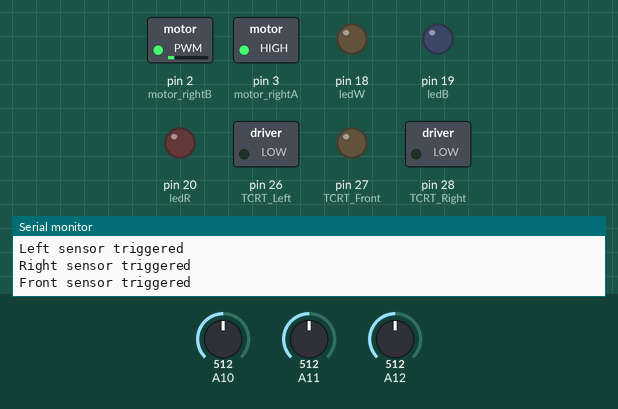
Recording of a sketch running on a simulated Arduino Mega 2560, built with avr-gcc and run on an emulated ATmega2560. Parts: switched loads named in the sketch (green lamp = pin HIGH), output pins drawn as LEDs (lit = HIGH), the last lines printed to the serial monitor. Dashed ring = blinking. Inputs (shaded band) come from the test bench; at power-on: A10 = 512, A12 = 512, A11 = 512.

Above: at 1.2 s.
1.3 s: A10 set to 886
4.3 s: A10 set to 911
At 4.7 s:
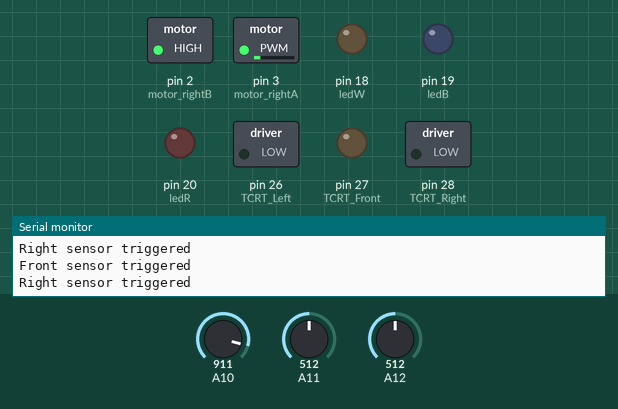
7.3 s: A12 set to 990
At 7.7 s:
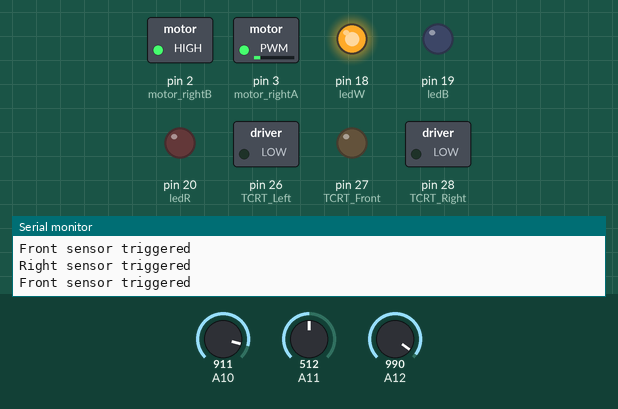
10.3 s: A11 set to 991
13.3 s: A11 set to 1018
At 13.7 s:
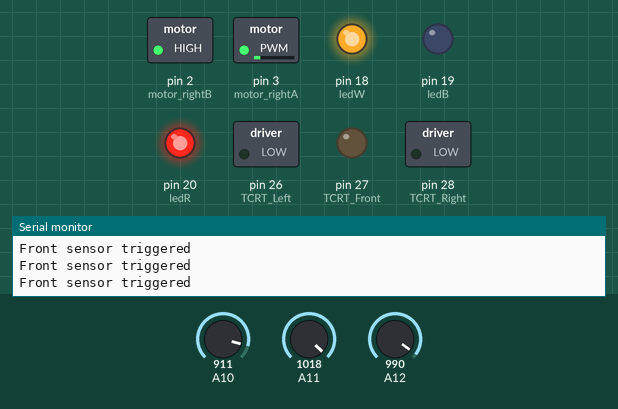
16.3 s: A12 set to 970
At 16.7 s:
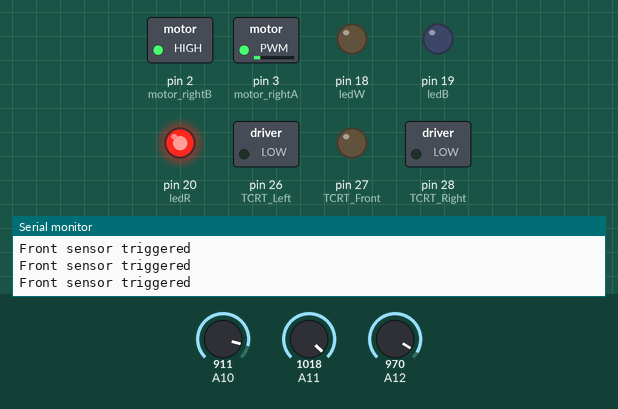
Timing chart, 0 to 20.3 s (numbered marks = the images above; inputs shaded):
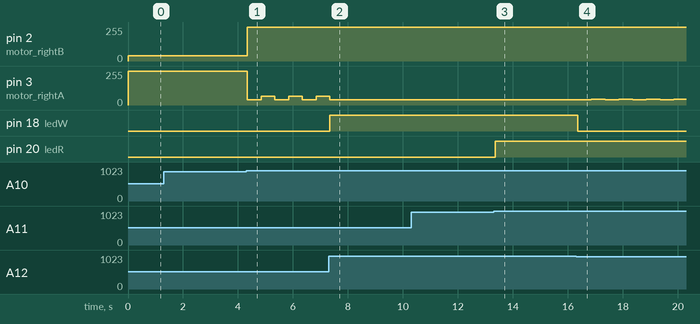

The sketch:

meesecode.ino
```cpp
// LED pins
int ledR = 20;
int ledW = 18;
int ledB = 19;

// motor pins
int motor_leftA = 0;   // pin0
int motor_leftB = 1;   // pin1
int motor_rightB = 2;  // pin2
int motor_rightA = 3;  // pin3

// TCRT pins
int TCRT_Left = 26;
int TCRT_Front = 27;
int TCRT_Right = 28;
int TCRT_Output;

bool Front = false;
bool Left = false;
bool Right = false;

int drive_Speed = 40;
int turn_Speed = 40;

// TCRT Thresholds
int front_Threshold = 1005;
int left_Threshold = 900;
int right_Threshold = 900;

int left_Drivespeed = 50;
int right_Drivespeed = 50;

void setup() {

  Serial.begin(9600);

  // TCRTS
  pinMode(TCRT_Left, OUTPUT);
  pinMode(TCRT_Front, OUTPUT);
  pinMode(TCRT_Right, OUTPUT);

  // motors
  pinMode(motor_leftA, OUTPUT);
  pinMode(motor_leftB, OUTPUT);
  pinMode(motor_rightA, OUTPUT);
  pinMode(motor_rightB, OUTPUT);

  // LEDS
  pinMode(ledR, OUTPUT);
  pinMode(ledW, OUTPUT);
  pinMode(ledB, OUTPUT);
}

void loop() {

  Front = false;
  Left = false;
  Right = false;

  checkDistance();

  if (analogRead(TCRT_Front) < front_Threshold) {
    Serial.println("Front sensor triggered");
    Front = true;

  }
  if (analogRead(TCRT_Left) < left_Threshold) {
    Serial.println("Left sensor triggered");
    Left = true;

  }
  if (analogRead(TCRT_Right) < right_Threshold) {
    Serial.println("Right sensor triggered");
    Right = true;

  }

  if (!Left){
    turnLeft();
    delay (500);
    motorsForward();
    delay (500);
  }

  else if (!Front){
    motorsForward();
  }

  else{
    turnRight();

  }

}

//states

enum State_enum {TURN_LEFT, TURN_RIGHT, FORWARD, STOP};
enum Sensors_enum {NONE, FRONT_LEFT, FRONT_RIGHT, TCRT_FRONT, TCRT_ALL};

static Sensors_enum sensors;
static State_enum state;

// State machine function
void state_machine_run() {
  Serial.print("Current State: ");
  Serial.println(state);

  // Check if FRONT TCRT detects NO object within threshold change to FORWARD
  if (TCRT_Front > 1005) {
    Serial.println("Front sensor triggered");

  }
}


// functions
void checkTcrt() {
  Serial.print(" Right Reading ");
  Serial.print(analogRead(TCRT_Right));
  Serial.print("| Left Reading ");
  Serial.print(analogRead(TCRT_Left));
  Serial.print("| Center Reading ");
  Serial.println(analogRead(TCRT_Front));
  delay(500);
}

void checkDistance() {
  if (analogRead(TCRT_Right) < 980) {
    digitalWrite(ledW, LOW);
  }
  if (analogRead(TCRT_Right) > 980) {
    digitalWrite(ledW, HIGH);
  }
  if (analogRead(TCRT_Left) < 990) {
    digitalWrite(ledB, LOW);
  }
  if (analogRead(TCRT_Left) > 990) {
    digitalWrite(ledB, HIGH);
  }
  if (analogRead(TCRT_Front) < 1005) {
    digitalWrite(ledR, LOW);
  }
  if (analogRead(TCRT_Front) > 1005) {
    digitalWrite(ledR, HIGH);
  }
}

void turnLeft() {
  analogWrite(motor_leftA, -turn_Speed);
  analogWrite(motor_leftB, turn_Speed);
  analogWrite(motor_rightA, turn_Speed);
  analogWrite(motor_rightB, -turn_Speed);
}

void turnRight() {
  analogWrite(motor_leftA, turn_Speed);
  analogWrite(motor_leftB, -turn_Speed);
  analogWrite(motor_rightA, -turn_Speed);
  analogWrite(motor_rightB, turn_Speed);
}

void motorsForward() {
  left_Drivespeed = map(analogRead(TCRT_Left),500,1100,65,35);
  right_Drivespeed = map(analogRead(TCRT_Right),500,1100,65,35);
  analogWrite(motor_leftA, left_Drivespeed);
  analogWrite(motor_leftB, -left_Drivespeed);
  analogWrite(motor_rightA, right_Drivespeed);
  analogWrite(motor_rightB, -right_Drivespeed);

}

void allLeds() {
  digitalWrite(ledR, HIGH);
  digitalWrite(ledW, HIGH);
  digitalWrite(ledB, HIGH);
}
```

Measured:
- the behaviour switches between 899 and 900 on A10 (found by bisection; images 0 and 1)
- the behaviour switches between 1005 and 1006 on A11 (found by bisection; images 2 and 3)
- the behaviour switches between 980 and 979 on A12 (found by bisection; images 3 and 4)
- after the input at 4.3 s, pin 2 (motor_rightB): 40/255 → 255/255 at once; pin 3 (motor_rightA): alternates 65/255 for 0.50 s and 40/255 for 0.50 s, starting at once
- after the input at 7.3 s, pin 18 (ledW): LOW → HIGH at once
- after the input at 13.3 s, pin 20 (ledR): LOW → HIGH after 0.05 s
- after the input at 16.3 s, pin 18 (ledW): HIGH → LOW after 0.06 s
